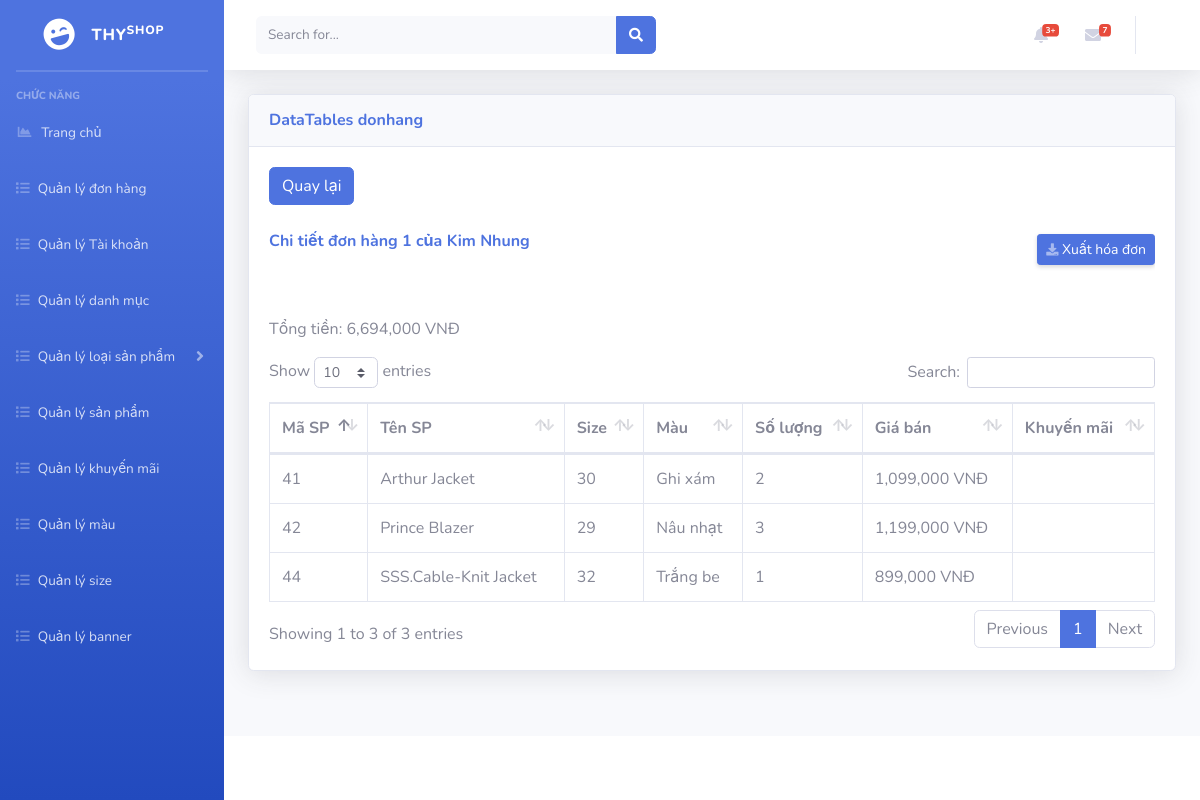
The page /admin/index.php?mod=donhang&act=detail&id=1 (signed in) on the database its author committed.
### tables this page shows
CREATE TABLE `donhang` (
  `idDH` int(11) NOT NULL,
  `idKH` int(11) NOT NULL,
  `ngayDatHang` datetime NOT NULL DEFAULT current_timestamp(),
  `tinhTrang` int(11) NOT NULL
);

CREATE TABLE `nguoidung` (
  `idND` int(11) NOT NULL,
  `tenND` varchar(255) NOT NULL,
  `SDT` varchar(11) DEFAULT NULL,
  `email` varchar(255) NOT NULL,
  `diaChi` varchar(255) DEFAULT NULL,
  `matKhau` varchar(255) NOT NULL,
  `trangThai` int(11) NOT NULL,
  `idQuyen` int(11) NOT NULL,
  `maPX` int(11) DEFAULT NULL
);

CREATE TABLE `chitietdonhang` (
  `idDH` int(11) NOT NULL,
  `idSM` int(11) NOT NULL,
  `soLuong` int(11) NOT NULL,
  `giaBan` decimal(10,0) NOT NULL,
  `phanTramKM` double DEFAULT NULL
);

CREATE TABLE `size_mau` (
  `idSM` int(11) NOT NULL,
  `idSP` int(11) NOT NULL,
  `size` int(11) NOT NULL,
  `mau` varchar(100) NOT NULL,
  `soLuong` int(11) NOT NULL,
  `trangThai` int(11) NOT NULL
);

CREATE TABLE `sanpham` (
  `idSP` int(11) NOT NULL,
  `tenSP` varchar(100) NOT NULL,
  `donGia` decimal(10,0) NOT NULL,
  `mua` char(1) NOT NULL,
  `moTa` text NOT NULL,
  `trangThai` char(1) NOT NULL,
  `idLSP` int(11) NOT NULL
);

### admin/models/connection.php (called while the page is built, shortened)
<?php
    class Connection{
        function __construct()
        {
            $server_name ="localhost";
            $username ="root";
            $password ="";
            $db_name ="shopthy";
            $this->conn = new mysqli($server_name,$username,$password,$db_name);
        }
    }
?>

### admin/models/model.php (called while the page is built, shortened)
<?php
 require_once('./models/connection.php');
class Model
{
    function __construct()
    {
        $conn_obj = new Connection();
        $this->conn = $conn_obj->conn;
    }
}
?>

### admin/controller/donHangController.php (called while the page is built, shortened)
<?php
require_once('./models/donHangModel.php');
class donHangController
{
    var $dh_model;
    public function __construct()
    {
        $this->dh_model = new DonHangModel();
    }
    function getDonHangById($id)
    {
        return $this->dh_model->getDonHangById($id);
    }
    public function getChiTietDonHangByIdDH()
    {
        $idDH = $_GET['id'];
        $data = $this->dh_model->getChiTietDonHangByIdDH($idDH);
        return $data;
    }
}

### admin/models/donHangModel.php (called while the page is built, shortened)
<?php
require_once('./models/model.php');
class DonHangModel extends Model
{
    function getDonHangById($id)
    {
        $sql = "select * from donhang where idDH = '$id'";
        $rs = $this->conn->query($sql)->fetch_assoc();
        return $rs;
    }
    public function getChiTietDonHangByIdDH($idDH)
    {
        $sql = "select * from chitietdonhang where idDH = '$idDH' ";
        $rs = $this->conn->query($sql);
        $data = array();
        while ($row = $rs->fetch_assoc()) {
            $data[] = $row;
        }
        return $data;
    }
}

### admin/controller/taiKhoanController.php (called while the page is built, shortened)
<?php
require_once('./models/taiKhoanModel.php');
class taiKhoanController
{
    var $tk_model;
    public function __construct()
    {
        $this->tk_model = new taiKhoanModel();
    }
    public function getTaiKhoanById($idND)
    {
        return $this->tk_model->getTaiKhoanById($idND);
    }
}

### admin/models/taiKhoanModel.php (called while the page is built, shortened)
<?php
require_once('./models/model.php');
class taiKhoanModel extends Model
{
    public function getTaiKhoanById($idND)
    {
        $sql = "select * from nguoidung where idND = '$idND'";
        $rs = $this->conn->query($sql)->fetch_assoc();
        return $rs;
    }
}

### admin/controller/sizeController.php (called while the page is built, shortened)
<?php
require_once('./models/sizeModel.php');
class sizeController
{
    var $s_model;
    public function __construct()
    {
        $this->s_model = new sizeModel();
    }
    public function getSizeMauById($idSM)
    {
        return $this->s_model->getSizeMauById($idSM);
    }
}

### admin/models/sizeModel.php (called while the page is built, shortened)
<?php
require_once('./models/model.php');
class sizeModel extends Model
{
    public function getSizeMauById($idSM)
    {
        $sql = "select * from size_mau where idSM = '$idSM'";
        $rs = $this->conn->query($sql)->fetch_assoc();
        return $rs;
    }
}

### admin/controller/sanPhamController.php (called while the page is built, shortened)
<?php
require_once('./models/sanPhamModel.php');
class sanPhamController
{
    var $sp_model;
    public function __construct()
    {
        $this->sp_model = new sanPhamModel();
    }
    public function getSanPhamById($id)
    {
        $result = $this->sp_model->getSanPhamById($id);
        return $result;
    }
}

### admin/models/sanPhamModel.php (called while the page is built, shortened)
<?php
require_once('./models/model.php');
class sanPhamModel extends Model
{
    public function getSanPhamById($id)
    {
        $sql = "select * from sanpham where idSP = '$id'";
        $rs = $this->conn->query($sql)->fetch_assoc();
        return $rs;
    }
}

### admin/views/donhang/donHangDetailView.php (the view, shortened to what this page needs)
<?php
require_once('controller/donHangController.php');
require_once('controller/taiKhoanController.php');
require_once('controller/sizeController.php');
require_once('controller/sanPhamController.php');
$dh_controller = new donHangController();
$tk_controller = new taiKhoanController();
$s_controller = new sizeController();
$sp_controller = new sanPhamController();
$data = $dh_controller->getChiTietDonHangByIdDH();
$donHang = $dh_controller->getDonHangById($_GET['id']);
$idKH = $donHang['idKH'];
?>
<a href="?mod=donhang " type="button" class="btn btn-primary">Quay lại</a>
<br>
<br>
<div class="d-sm-flex align-items-center justify-content-between mb-4">
    <p class="text-primary font-weight-bold">Chi tiết đơn hàng <?= $_GET['id'] ?> của <?= $tk_controller->getTaiKhoanById($idKH)['tenND'] ?></p>
    <a href="?mod=donhang&act=mayin&id=<?= $_GET['id'] ?>" class="d-none d-sm-inline-block btn btn-sm btn-primary shadow-sm"><i class="fas fa-download fa-sm text-white-50"></i> Xuất hóa đơn</a>
</div>
<br>
<table class="table table-bordered" id="dataTable" width="100%" cellspacing="0">
    <thead>
        <tr>
            <th scope="col">Mã SP</th>
            <th scope="col">Tên SP</th>
            <th scope="col">Size</th>
            <th scope="col">Màu</th>
            <th scope="col">Số lượng</th>
            <th scope="col">Giá bán</th>
            <th scope="col">Khuyến mãi</th>
        </tr>
    </thead>
    <tbody>
        <?php
        $tong = 0;
        foreach ($data as $row) {
            $tong += $row['soLuong'] * $row['giaBan'] * (100 - $row['phanTramKM']) / 100;
            $sizeMau = $s_controller->getSizeMauById((int)$row['idSM']);
            $sp = $sp_controller->getSanPhamById($sizeMau['idSP']);
        ?>
            <tr>
                <td><?= $sizeMau['idSP'] ?></td>
                <td><?= $sp['tenSP'] ?></td>
                <td><?= $sizeMau['size'] ?></td>
                <td><?= $sizeMau['mau'] ?></td>
                <td><?= $row['soLuong'] ?></td>
                <td><?= number_format($row['giaBan'], 0) . " VNĐ"; ?></td>
                <td> <?= $row['phanTramKM'] ?> </td>
            </tr>
        <?php } ?>
        <p>Tổng tiền: <?= number_format($tong, 0) . " VNĐ"; ?></p>
    </tbody>
</table>

### rows shown on the page
donhang: idKH.tenND "Kim Nhung"
chitietdonhang: idSM.idSP "41", sanpham.tenSP "Arthur Jacket", idSM.size "30", idSM.mau "Ghi xám", soLuong "2", giaBan "1,099,000"
chitietdonhang: idSM.idSP "42", sanpham.tenSP "Prince Blazer", idSM.size "29", idSM.mau "Nâu nhạt", soLuong "3", giaBan "1,199,000"
chitietdonhang: idSM.idSP "44", sanpham.tenSP "SSS.Cable-Knit Jacket", idSM.size "32", idSM.mau "Trắng be", soLuong "1", giaBan "899,000"

### other values the page prints
$mod "donhang"
$_GET['id'] "1"
$tong "6,694,000"
